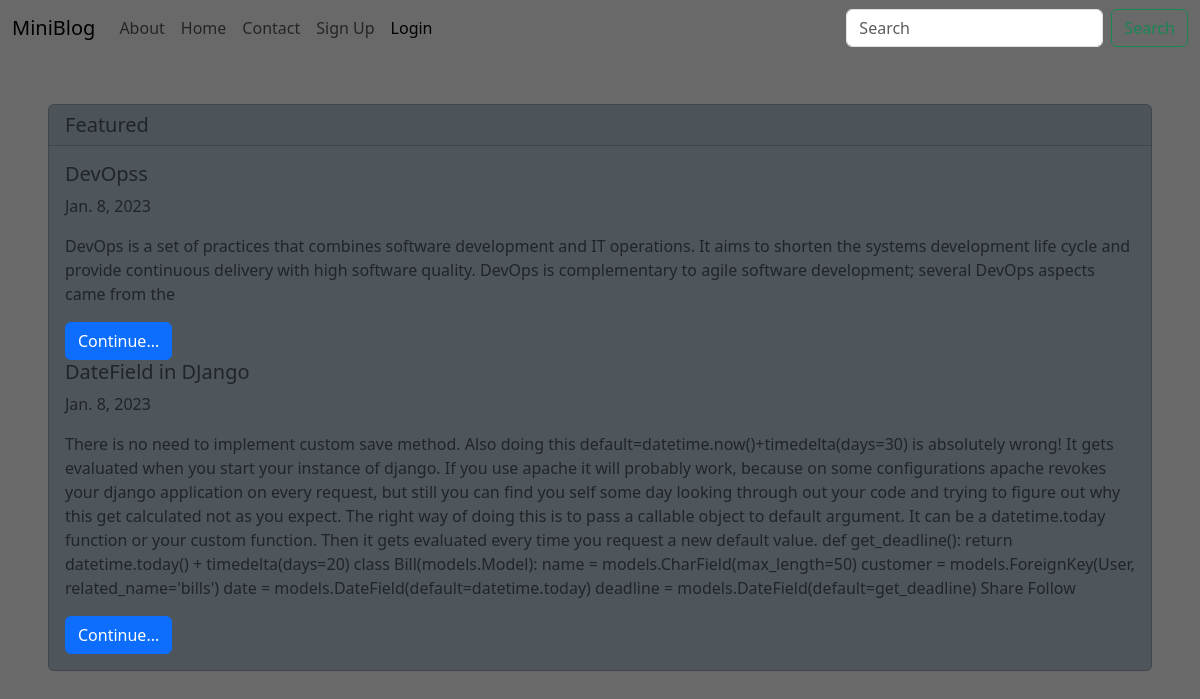
Before: / with the older database file.
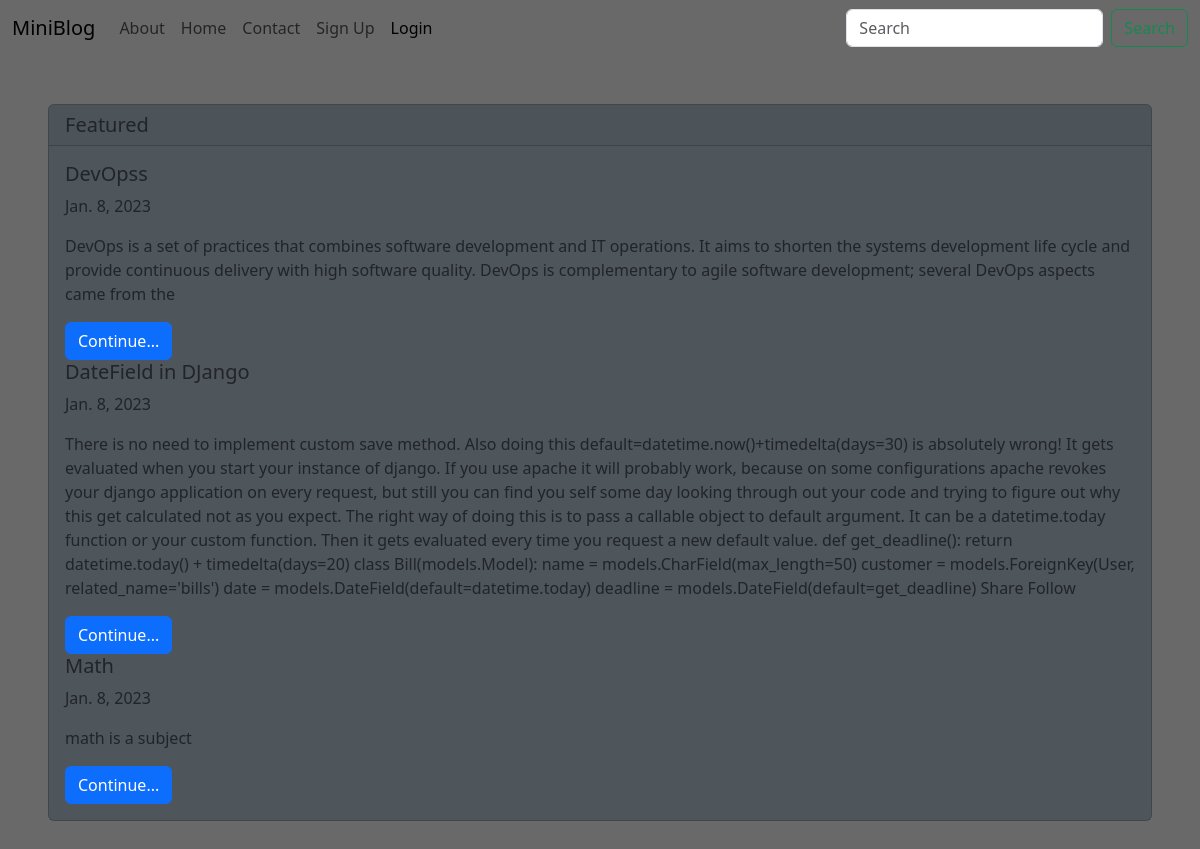
After: the same page with the newer database file.
### blog/models.py (models this page shows, shortened)
class Post(models.Model):
    title = models.CharField(max_length=100)
    post_date = models.DateField(default=datetime.today, blank=True)
    content = models.TextField()

### blog/views.py (the view)
# urls.py: 2. Add a URL to urlpatterns:  path('', views.home, name='home')
def home(request):
    posts = Post.objects.all()
    return render(request,'home.html', {'posts': posts})

### templates/home.html (shortened to what this page needs)
{% include 'base.html' %}
{% block base %}
    <div class="card m-5">
  <h5 class="card-header">Featured</h5>
  <div class="card-body">
      {% if posts %}
          {% for post in posts %}
    <h5 class="card-title">{{ post.title }}</h5>
              <p class="card-text">{{ post.post_date }}</p>
    <p class="card-text">{{ post.content }}</p>
    <a href="#" class="btn btn-primary">Continue...</a>
          {% endfor %}
      {% else %}
      <h5 class="card-title">Nothing to display....Please add posts first</h5>
      {% endif %}
  </div>
</div>
{% endblock %}

Changed rows visible on the page:
added Post: title "Math", post_date "Jan. 8, 2023", content "math is a subject"
